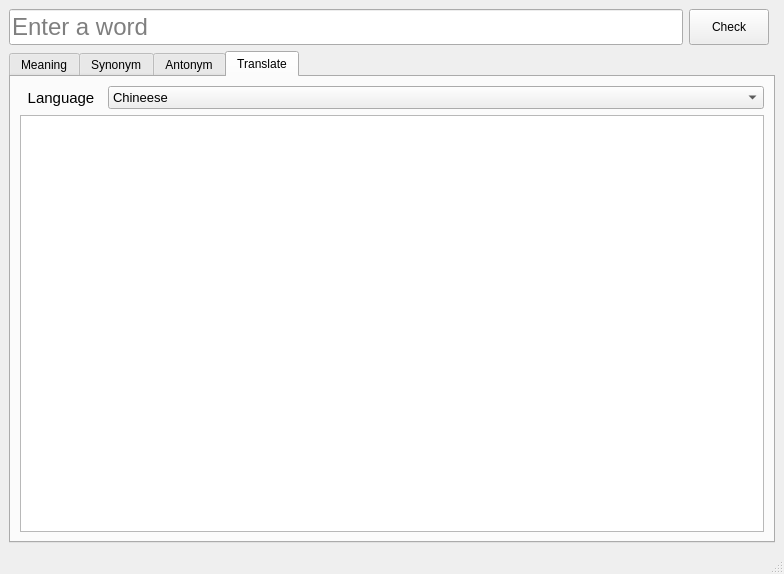
<?xml version="1.0" encoding="UTF-8"?>
<ui version="4.0">
 <class>MainWindow</class>
 <widget class="QMainWindow" name="MainWindow">
  <property name="geometry">
   <rect>
    <x>0</x>
    <y>0</y>
    <width>784</width>
    <height>574</height>
   </rect>
  </property>
  <property name="windowTitle">
   <string>JDictonary</string>
  </property>
  <property name="windowIcon">
   <iconset>
    <normaloff>../../programs/icon.jpg</normaloff>../../programs/icon.jpg</iconset>
  </property>
  <widget class="QWidget" name="centralwidget">
   <layout class="QGridLayout" name="gridLayout_2">
    <item row="0" column="0">
     <layout class="QGridLayout" name="gridLayout">
      <item row="0" column="1">
       <widget class="QPushButton" name="CheckBtn">
        <property name="enabled">
         <bool>true</bool>
        </property>
        <property name="sizePolicy">
         <sizepolicy hsizetype="Minimum" vsizetype="Minimum">
          <horstretch>0</horstretch>
          <verstretch>0</verstretch>
         </sizepolicy>
        </property>
        <property name="font">
         <font>
          <family>Microsoft JhengHei UI</family>
          <weight>50</weight>
          <bold>false</bold>
         </font>
        </property>
        <property name="text">
         <string>Check</string>
        </property>
       </widget>
      </item>
      <item row="0" column="0">
       <widget class="QLineEdit" name="WordInput">
        <property name="font">
         <font>
          <family>Microsoft JhengHei UI</family>
          <pointsize>18</pointsize>
         </font>
        </property>
        <property name="placeholderText">
         <string>Enter a word</string>
        </property>
       </widget>
      </item>
      <item row="1" column="0" colspan="3">
       <widget class="QTabWidget" name="Tab">
        <property name="font">
         <font>
          <family>Microsoft JhengHei UI</family>
          <pointsize>9</pointsize>
          <weight>50</weight>
          <bold>false</bold>
         </font>
        </property>
        <property name="currentIndex">
         <number>3</number>
        </property>
        <widget class="QWidget" name="MeaningTab">
         <attribute name="title">
          <string>Meaning</string>
         </attribute>
         <layout class="QHBoxLayout" name="horizontalLayout">
          <item>
           <widget class="QTextBrowser" name="MeaningOutput"/>
          </item>
         </layout>
        </widget>
        <widget class="QWidget" name="SynTab">
         <attribute name="title">
          <string>Synonym</string>
         </attribute>
         <layout class="QHBoxLayout" name="horizontalLayout_2">
          <item>
           <widget class="QTextBrowser" name="SynOutput"/>
          </item>
         </layout>
        </widget>
        <widget class="QWidget" name="Antotab">
         <attribute name="title">
          <string>Antonym</string>
         </attribute>
         <layout class="QHBoxLayout" name="horizontalLayout_3">
          <item>
           <widget class="QTextBrowser" name="AnOutput"/>
          </item>
         </layout>
        </widget>
        <widget class="QWidget" name="TranlateTab">
         <attribute name="title">
          <string>Translate</string>
         </attribute>
         <layout class="QGridLayout" name="gridLayout_3">
          <item row="1" column="0" colspan="9">
           <widget class="QTextBrowser" name="textBrowser"/>
          </item>
          <item row="0" column="0">
           <widget class="QLabel" name="label">
            <property name="font">
             <font>
              <pointsize>11</pointsize>
             </font>
            </property>
            <property name="text">
             <string>Language</string>
            </property>
            <property name="alignment">
             <set>Qt::AlignCenter</set>
            </property>
           </widget>
          </item>
          <item row="0" column="1" colspan="8">
           <widget class="QComboBox" name="LangList">
            <property name="font">
             <font>
              <pointsize>10</pointsize>
             </font>
            </property>
            <item>
             <property name="text">
              <string>Chineese</string>
             </property>
            </item>
            <item>
             <property name="text">
              <string>Hindi</string>
             </property>
            </item>
            <item>
             <property name="text">
              <string>Arabic</string>
             </property>
            </item>
            <item>
             <property name="text">
              <string>Spanish</string>
             </property>
            </item>
            <item>
             <property name="text">
              <string>French</string>
             </property>
            </item>
            <item>
             <property name="text">
              <string>Latin</string>
             </property>
            </item>
            <item>
             <property name="text">
              <string>Malayalam</string>
             </property>
            </item>
            <item>
             <property name="text">
              <string>Tamil</string>
             </property>
            </item>
            <item>
             <property name="text">
              <string>Kannada</string>
             </property>
            </item>
           </widget>
          </item>
         </layout>
        </widget>
       </widget>
      </item>
     </layout>
    </item>
   </layout>
  </widget>
  <widget class="QStatusBar" name="statusbar"/>
 </widget>
 <resources/>
 <connections/>
</ui>
